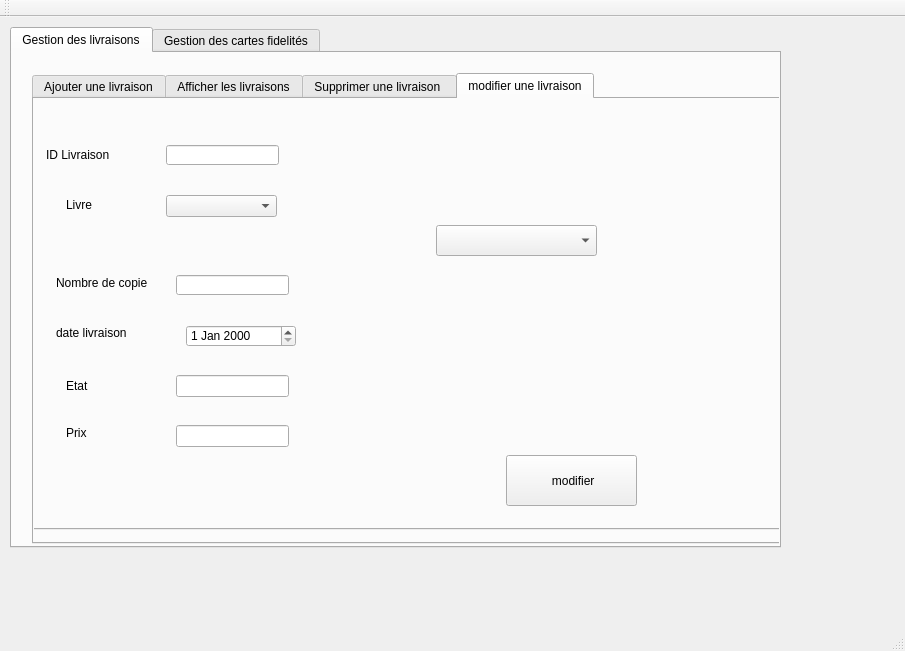
<?xml version="1.0" encoding="UTF-8"?>
<ui version="4.0">
 <class>MainWindow</class>
 <widget class="QMainWindow" name="MainWindow">
  <property name="geometry">
   <rect>
    <x>0</x>
    <y>0</y>
    <width>905</width>
    <height>651</height>
   </rect>
  </property>
  <property name="windowTitle">
   <string>EZdoc</string>
  </property>
  <property name="styleSheet">
   <string notr="true"/>
  </property>
  <widget class="QWidget" name="centralWidget">
   <widget class="QTabWidget" name="tabWidget_2">
    <property name="geometry">
     <rect>
      <x>10</x>
      <y>10</y>
      <width>771</width>
      <height>521</height>
     </rect>
    </property>
    <property name="styleSheet">
     <string notr="true"/>
    </property>
    <property name="currentIndex">
     <number>0</number>
    </property>
    <widget class="QWidget" name="tab_4">
     <attribute name="title">
      <string>Gestion des livraisons</string>
     </attribute>
     <widget class="QTabWidget" name="tabWidget">
      <property name="geometry">
       <rect>
        <x>20</x>
        <y>20</y>
        <width>761</width>
        <height>471</height>
       </rect>
      </property>
      <property name="styleSheet">
       <string notr="true"/>
      </property>
      <property name="currentIndex">
       <number>3</number>
      </property>
      <widget class="QWidget" name="tab">
       <attribute name="title">
        <string>Ajouter une livraison</string>
       </attribute>
       <widget class="QWidget" name="layoutWidget">
        <property name="geometry">
         <rect>
          <x>10</x>
          <y>50</y>
          <width>721</width>
          <height>371</height>
         </rect>
        </property>
        <layout class="QVBoxLayout" name="verticalLayout_3">
         <item>
          <layout class="QHBoxLayout" name="horizontalLayout_9">
           <item>
            <widget class="QLabel" name="label">
             <property name="text">
              <string>        ID Livraison         </string>
             </property>
            </widget>
           </item>
           <item>
            <widget class="QLineEdit" name="id_edit"/>
           </item>
          </layout>
         </item>
         <item>
          <layout class="QHBoxLayout" name="horizontalLayout_10">
           <item>
            <widget class="QLabel" name="label_5">
             <property name="text">
              <string>                                                      Livre</string>
             </property>
            </widget>
           </item>
           <item>
            <widget class="QComboBox" name="id_combobox"/>
           </item>
          </layout>
         </item>
         <item>
          <layout class="QHBoxLayout" name="horizontalLayout_11">
           <item>
            <widget class="QLabel" name="label_2">
             <property name="text">
              <string>      Nombre de livre     </string>
             </property>
            </widget>
           </item>
           <item>
            <widget class="QLineEdit" name="nombre_copie"/>
           </item>
          </layout>
         </item>
         <item>
          <layout class="QHBoxLayout" name="horizontalLayout_12">
           <item>
            <widget class="QLabel" name="label_3">
             <property name="text">
              <string>                                                date_livraison</string>
             </property>
            </widget>
           </item>
           <item alignment="Qt::AlignLeft">
            <widget class="QDateEdit" name="date_livraison_e"/>
           </item>
          </layout>
         </item>
         <item>
          <layout class="QHBoxLayout" name="horizontalLayout_13">
           <item>
            <widget class="QLabel" name="label_24">
             <property name="text">
              <string>             Etat              </string>
             </property>
            </widget>
           </item>
           <item>
            <widget class="QLineEdit" name="etat_e"/>
           </item>
          </layout>
         </item>
         <item>
          <layout class="QHBoxLayout" name="horizontalLayout_14">
           <item>
            <widget class="QLabel" name="label_25">
             <property name="text">
              <string>     Prix commande    </string>
             </property>
            </widget>
           </item>
           <item>
            <widget class="QLineEdit" name="prix_ajout"/>
           </item>
          </layout>
         </item>
         <item>
          <widget class="QPushButton" name="pb_ajouter">
           <property name="text">
            <string>Ajouter</string>
           </property>
          </widget>
         </item>
        </layout>
       </widget>
      </widget>
      <widget class="QWidget" name="tab_2">
       <attribute name="title">
        <string>Afficher les livraisons</string>
       </attribute>
       <widget class="QTableView" name="tab_livraison">
        <property name="geometry">
         <rect>
          <x>20</x>
          <y>40</y>
          <width>701</width>
          <height>391</height>
         </rect>
        </property>
       </widget>
       <widget class="QLineEdit" name="lineEdit_16">
        <property name="geometry">
         <rect>
          <x>20</x>
          <y>10</y>
          <width>113</width>
          <height>20</height>
         </rect>
        </property>
        <property name="text">
         <string/>
        </property>
       </widget>
       <widget class="QCheckBox" name="checkBox">
        <property name="geometry">
         <rect>
          <x>150</x>
          <y>10</y>
          <width>161</width>
          <height>17</height>
         </rect>
        </property>
        <property name="minimumSize">
         <size>
          <width>161</width>
          <height>17</height>
         </size>
        </property>
        <property name="autoFillBackground">
         <bool>false</bool>
        </property>
        <property name="styleSheet">
         <string notr="true">background-color: qlineargradient(spread:pad, x1:0, y1:0, x2:1, y2:0, stop:0 rgba(255, 178, 102, 255), stop:0.55 rgba(235, 148, 61, 255), stop:0.98 rgba(0, 0, 0, 255), stop:1 rgba(0, 0, 0, 0));</string>
        </property>
        <property name="text">
         <string>tri par etat</string>
        </property>
       </widget>
      </widget>
      <widget class="QWidget" name="tab_3">
       <attribute name="title">
        <string>Supprimer une livraison </string>
       </attribute>
       <widget class="QLabel" name="label_4">
        <property name="geometry">
         <rect>
          <x>20</x>
          <y>30</y>
          <width>141</width>
          <height>61</height>
         </rect>
        </property>
        <property name="font">
         <font>
          <pointsize>16</pointsize>
          <weight>75</weight>
          <bold>true</bold>
          <underline>true</underline>
         </font>
        </property>
        <property name="text">
         <string>&lt;html&gt;&lt;head/&gt;&lt;body&gt;&lt;p align=&quot;center&quot;&gt;&lt;span style=&quot; color:#0000;&quot;&gt;ID&lt;/span&gt;&lt;/p&gt;&lt;/body&gt;&lt;/html&gt;</string>
        </property>
       </widget>
       <widget class="QPushButton" name="pb_supprimer">
        <property name="geometry">
         <rect>
          <x>240</x>
          <y>150</y>
          <width>171</width>
          <height>61</height>
         </rect>
        </property>
        <property name="text">
         <string>Supprimer</string>
        </property>
       </widget>
       <widget class="QComboBox" name="comboBox_3">
        <property name="geometry">
         <rect>
          <x>180</x>
          <y>50</y>
          <width>201</width>
          <height>31</height>
         </rect>
        </property>
       </widget>
       <widget class="QLineEdit" name="sup_ref">
        <property name="enabled">
         <bool>false</bool>
        </property>
        <property name="geometry">
         <rect>
          <x>430</x>
          <y>50</y>
          <width>71</width>
          <height>20</height>
         </rect>
        </property>
       </widget>
      </widget>
      <widget class="QWidget" name="tab_9">
       <attribute name="title">
        <string>modifier une livraison</string>
       </attribute>
       <widget class="QPushButton" name="pushButton">
        <property name="geometry">
         <rect>
          <x>520</x>
          <y>320</y>
          <width>131</width>
          <height>51</height>
         </rect>
        </property>
        <property name="font">
         <font/>
        </property>
        <property name="text">
         <string> modifier</string>
        </property>
       </widget>
       <widget class="QComboBox" name="comboBox_2">
        <property name="geometry">
         <rect>
          <x>110</x>
          <y>60</y>
          <width>191</width>
          <height>31</height>
         </rect>
        </property>
       </widget>
       <widget class="QLineEdit" name="prix_2">
        <property name="geometry">
         <rect>
          <x>470</x>
          <y>450</y>
          <width>113</width>
          <height>22</height>
         </rect>
        </property>
       </widget>
       <widget class="QDateEdit" name="date_livraison_e_2">
        <property name="geometry">
         <rect>
          <x>160</x>
          <y>180</y>
          <width>110</width>
          <height>22</height>
         </rect>
        </property>
       </widget>
       <widget class="QLineEdit" name="etat_e_2">
        <property name="geometry">
         <rect>
          <x>150</x>
          <y>290</y>
          <width>113</width>
          <height>22</height>
         </rect>
        </property>
       </widget>
       <widget class="QLabel" name="label_12">
        <property name="geometry">
         <rect>
          <x>50</x>
          <y>180</y>
          <width>111</width>
          <height>16</height>
         </rect>
        </property>
        <property name="text">
         <string>date_livraison</string>
        </property>
       </widget>
       <widget class="QLineEdit" name="nombre_copie_2">
        <property name="geometry">
         <rect>
          <x>160</x>
          <y>240</y>
          <width>113</width>
          <height>20</height>
         </rect>
        </property>
       </widget>
       <widget class="QLabel" name="label_27">
        <property name="geometry">
         <rect>
          <x>40</x>
          <y>285</y>
          <width>55</width>
          <height>31</height>
         </rect>
        </property>
        <property name="text">
         <string>ETAT </string>
        </property>
       </widget>
       <widget class="QLabel" name="label_28">
        <property name="geometry">
         <rect>
          <x>20</x>
          <y>120</y>
          <width>91</width>
          <height>20</height>
         </rect>
        </property>
        <property name="text">
         <string>LIVRE</string>
        </property>
       </widget>
       <widget class="QLabel" name="label_29">
        <property name="geometry">
         <rect>
          <x>50</x>
          <y>240</y>
          <width>91</width>
          <height>16</height>
         </rect>
        </property>
        <property name="text">
         <string>NOMBRE_COPIE</string>
        </property>
       </widget>
       <widget class="QComboBox" name="id_combobox_2">
        <property name="geometry">
         <rect>
          <x>120</x>
          <y>120</y>
          <width>69</width>
          <height>22</height>
         </rect>
        </property>
       </widget>
       <widget class="QLabel" name="label_30">
        <property name="geometry">
         <rect>
          <x>360</x>
          <y>450</y>
          <width>55</width>
          <height>16</height>
         </rect>
        </property>
        <property name="text">
         <string>prix :</string>
        </property>
       </widget>
       <widget class="QLabel" name="label_11">
        <property name="geometry">
         <rect>
          <x>20</x>
          <y>60</y>
          <width>81</width>
          <height>20</height>
         </rect>
        </property>
        <property name="text">
         <string>ID Livraison</string>
        </property>
       </widget>
       <widget class="QTabWidget" name="tabWidget_4">
        <property name="geometry">
         <rect>
          <x>-10</x>
          <y>-40</y>
          <width>761</width>
          <height>471</height>
         </rect>
        </property>
        <property name="styleSheet">
         <string notr="true"/>
        </property>
        <property name="currentIndex">
         <number>3</number>
        </property>
        <widget class="QWidget" name="tab_11">
         <attribute name="title">
          <string>Ajouter une livraison</string>
         </attribute>
         <widget class="QLabel" name="label_13">
          <property name="geometry">
           <rect>
            <x>20</x>
            <y>50</y>
            <width>81</width>
            <height>20</height>
           </rect>
          </property>
          <property name="text">
           <string>ID Livraison</string>
          </property>
         </widget>
         <widget class="QLabel" name="label_14">
          <property name="geometry">
           <rect>
            <x>10</x>
            <y>180</y>
            <width>91</width>
            <height>16</height>
           </rect>
          </property>
          <property name="text">
           <string>Nombre de livre</string>
          </property>
         </widget>
         <widget class="QLabel" name="label_17">
          <property name="geometry">
           <rect>
            <x>10</x>
            <y>240</y>
            <width>111</width>
            <height>16</height>
           </rect>
          </property>
          <property name="text">
           <string>date_livraison</string>
          </property>
         </widget>
         <widget class="QLineEdit" name="id_edit_2">
          <property name="geometry">
           <rect>
            <x>120</x>
            <y>50</y>
            <width>113</width>
            <height>20</height>
           </rect>
          </property>
         </widget>
         <widget class="QLineEdit" name="nombre_copie_3">
          <property name="geometry">
           <rect>
            <x>120</x>
            <y>180</y>
            <width>113</width>
            <height>20</height>
           </rect>
          </property>
         </widget>
         <widget class="QPushButton" name="pb_ajouter_3">
          <property name="geometry">
           <rect>
            <x>500</x>
            <y>320</y>
            <width>75</width>
            <height>23</height>
           </rect>
          </property>
          <property name="text">
           <string>Ajouter</string>
          </property>
         </widget>
         <widget class="QLabel" name="label_26">
          <property name="geometry">
           <rect>
            <x>20</x>
            <y>110</y>
            <width>81</width>
            <height>20</height>
           </rect>
          </property>
          <property name="text">
           <string>Livre</string>
          </property>
         </widget>
         <widget class="QComboBox" name="id_combobox_3">
          <property name="geometry">
           <rect>
            <x>120</x>
            <y>110</y>
            <width>111</width>
            <height>22</height>
           </rect>
          </property>
         </widget>
         <widget class="QDateEdit" name="date_livraison_e_3">
          <property name="geometry">
           <rect>
            <x>130</x>
            <y>240</y>
            <width>110</width>
            <height>22</height>
           </rect>
          </property>
         </widget>
         <widget class="QLineEdit" name="etat_e_3">
          <property name="geometry">
           <rect>
            <x>130</x>
            <y>310</y>
            <width>113</width>
            <height>22</height>
           </rect>
          </property>
         </widget>
         <widget class="QLabel" name="label_31">
          <property name="geometry">
           <rect>
            <x>30</x>
            <y>300</y>
            <width>55</width>
            <height>31</height>
           </rect>
          </property>
          <property name="text">
           <string>Etat </string>
          </property>
         </widget>
         <widget class="QLineEdit" name="prix_3">
          <property name="geometry">
           <rect>
            <x>130</x>
            <y>360</y>
            <width>113</width>
            <height>22</height>
           </rect>
          </property>
         </widget>
         <widget class="QLabel" name="label_32">
          <property name="geometry">
           <rect>
            <x>20</x>
            <y>360</y>
            <width>101</width>
            <height>16</height>
           </rect>
          </property>
          <property name="text">
           <string>Prix commande</string>
          </property>
         </widget>
        </widget>
        <widget class="QWidget" name="tab_12">
         <attribute name="title">
          <string>Afficher les livraisons</string>
         </attribute>
         <widget class="QTableView" name="tab_livraison_2">
          <property name="geometry">
           <rect>
            <x>20</x>
            <y>40</y>
            <width>701</width>
            <height>391</height>
           </rect>
          </property>
         </widget>
         <widget class="QLineEdit" name="lineEdit_21">
          <property name="geometry">
           <rect>
            <x>20</x>
            <y>10</y>
            <width>113</width>
            <height>20</height>
           </rect>
          </property>
          <property name="text">
           <string/>
          </property>
         </widget>
         <widget class="QCheckBox" name="checkBox_2">
          <property name="geometry">
           <rect>
            <x>150</x>
            <y>10</y>
            <width>161</width>
            <height>17</height>
           </rect>
          </property>
          <property name="minimumSize">
           <size>
            <width>161</width>
            <height>17</height>
           </size>
          </property>
          <property name="autoFillBackground">
           <bool>false</bool>
          </property>
          <property name="styleSheet">
           <string notr="true">background-color: qlineargradient(spread:pad, x1:0, y1:0, x2:1, y2:0, stop:0 rgba(255, 178, 102, 255), stop:0.55 rgba(235, 148, 61, 255), stop:0.98 rgba(0, 0, 0, 255), stop:1 rgba(0, 0, 0, 0));</string>
          </property>
          <property name="text">
           <string>tri par etat</string>
          </property>
         </widget>
        </widget>
        <widget class="QWidget" name="tab_13">
         <attribute name="title">
          <string>Supprimer une livraison </string>
         </attribute>
         <widget class="QLabel" name="label_33">
          <property name="geometry">
           <rect>
            <x>20</x>
            <y>30</y>
            <width>141</width>
            <height>61</height>
           </rect>
          </property>
          <property name="font">
           <font>
            <pointsize>16</pointsize>
            <weight>75</weight>
            <bold>true</bold>
            <underline>true</underline>
           </font>
          </property>
          <property name="text">
           <string>&lt;html&gt;&lt;head/&gt;&lt;body&gt;&lt;p align=&quot;center&quot;&gt;&lt;span style=&quot; color:#0000;&quot;&gt;ID&lt;/span&gt;&lt;/p&gt;&lt;/body&gt;&lt;/html&gt;</string>
          </property>
         </widget>
         <widget class="QPushButton" name="pb_supprimer_3">
          <property name="geometry">
           <rect>
            <x>240</x>
            <y>150</y>
            <width>171</width>
            <height>61</height>
           </rect>
          </property>
          <property name="text">
           <string>Supprimer</string>
          </property>
         </widget>
         <widget class="QComboBox" name="comboBox_5">
          <property name="geometry">
           <rect>
            <x>180</x>
            <y>50</y>
            <width>201</width>
            <height>31</height>
           </rect>
          </property>
         </widget>
         <widget class="QLineEdit" name="sup_ref_2">
          <property name="enabled">
           <bool>false</bool>
          </property>
          <property name="geometry">
           <rect>
            <x>430</x>
            <y>50</y>
            <width>71</width>
            <height>20</height>
           </rect>
          </property>
         </widget>
        </widget>
        <widget class="QWidget" name="tab_14">
         <attribute name="title">
          <string>modifier une livraison</string>
         </attribute>
         <widget class="QPushButton" name="pushButton_3">
          <property name="geometry">
           <rect>
            <x>480</x>
            <y>370</y>
            <width>131</width>
            <height>51</height>
           </rect>
          </property>
          <property name="font">
           <font/>
          </property>
          <property name="text">
           <string> modifier</string>
          </property>
         </widget>
         <widget class="QComboBox" name="comboBox_6">
          <property name="geometry">
           <rect>
            <x>410</x>
            <y>140</y>
            <width>161</width>
            <height>31</height>
           </rect>
          </property>
         </widget>
         <widget class="QLineEdit" name="prix_4">
          <property name="geometry">
           <rect>
            <x>470</x>
            <y>450</y>
            <width>113</width>
            <height>22</height>
           </rect>
          </property>
         </widget>
         <widget class="QDateEdit" name="date_livraison_e_4">
          <property name="geometry">
           <rect>
            <x>160</x>
            <y>240</y>
            <width>110</width>
            <height>22</height>
           </rect>
          </property>
         </widget>
         <widget class="QLineEdit" name="etat_e_4">
          <property name="geometry">
           <rect>
            <x>150</x>
            <y>290</y>
            <width>113</width>
            <height>22</height>
           </rect>
          </property>
         </widget>
         <widget class="QLabel" name="label_34">
          <property name="geometry">
           <rect>
            <x>30</x>
            <y>240</y>
            <width>111</width>
            <height>16</height>
           </rect>
          </property>
          <property name="text">
           <string>date livraison</string>
          </property>
         </widget>
         <widget class="QLineEdit" name="nombre_copie_4">
          <property name="geometry">
           <rect>
            <x>150</x>
            <y>190</y>
            <width>113</width>
            <height>20</height>
           </rect>
          </property>
         </widget>
         <widget class="QLabel" name="label_35">
          <property name="geometry">
           <rect>
            <x>40</x>
            <y>285</y>
            <width>55</width>
            <height>31</height>
           </rect>
          </property>
          <property name="text">
           <string>Etat </string>
          </property>
         </widget>
         <widget class="QLabel" name="label_36">
          <property name="geometry">
           <rect>
            <x>40</x>
            <y>110</y>
            <width>91</width>
            <height>20</height>
           </rect>
          </property>
          <property name="text">
           <string>Livre</string>
          </property>
         </widget>
         <widget class="QLabel" name="label_37">
          <property name="geometry">
           <rect>
            <x>30</x>
            <y>190</y>
            <width>91</width>
            <height>16</height>
           </rect>
          </property>
          <property name="text">
           <string>Nombre de copie</string>
          </property>
         </widget>
         <widget class="QComboBox" name="id_combobox_4">
          <property name="geometry">
           <rect>
            <x>140</x>
            <y>110</y>
            <width>111</width>
            <height>22</height>
           </rect>
          </property>
         </widget>
         <widget class="QLabel" name="label_38">
          <property name="geometry">
           <rect>
            <x>360</x>
            <y>450</y>
            <width>55</width>
            <height>16</height>
           </rect>
          </property>
          <property name="text">
           <string>prix :</string>
          </property>
         </widget>
         <widget class="QLabel" name="label_39">
          <property name="geometry">
           <rect>
            <x>20</x>
            <y>60</y>
            <width>81</width>
            <height>20</height>
           </rect>
          </property>
          <property name="text">
           <string>ID Livraison</string>
          </property>
         </widget>
         <widget class="QLabel" name="label_15">
          <property name="geometry">
           <rect>
            <x>40</x>
            <y>340</y>
            <width>55</width>
            <height>16</height>
           </rect>
          </property>
          <property name="text">
           <string>Prix</string>
          </property>
         </widget>
         <widget class="QLineEdit" name="prix_line">
          <property name="geometry">
           <rect>
            <x>150</x>
            <y>340</y>
            <width>113</width>
            <height>22</height>
           </rect>
          </property>
         </widget>
         <widget class="QLineEdit" name="id77">
          <property name="geometry">
           <rect>
            <x>140</x>
            <y>60</y>
            <width>113</width>
            <height>20</height>
           </rect>
          </property>
         </widget>
        </widget>
       </widget>
      </widget>
     </widget>
    </widget>
    <widget class="QWidget" name="tab_5">
     <attribute name="title">
      <string>Gestion des cartes fidelités</string>
     </attribute>
     <widget class="QTabWidget" name="tabWidget_3">
      <property name="geometry">
       <rect>
        <x>-10</x>
        <y>0</y>
        <width>771</width>
        <height>491</height>
       </rect>
      </property>
      <property name="styleSheet">
       <string notr="true"/>
      </property>
      <property name="currentIndex">
       <number>1</number>
      </property>
      <widget class="QWidget" name="tab_6">
       <attribute name="title">
        <string>ajouter Carte Fidélité</string>
       </attribute>
       <widget class="QWidget" name="layoutWidget">
        <property name="geometry">
         <rect>
          <x>10</x>
          <y>30</y>
          <width>741</width>
          <height>421</height>
         </rect>
        </property>
        <layout class="QVBoxLayout" name="verticalLayout">
         <item>
          <layout class="QHBoxLayout" name="horizontalLayout">
           <item>
            <widget class="QLabel" name="label_6">
             <property name="text">
              <string>     ID Carte Fidelité     </string>
             </property>
            </widget>
           </item>
           <item>
            <widget class="QLineEdit" name="ajouter_id_carte_fidelite"/>
           </item>
          </layout>
         </item>
         <item>
          <layout class="QHBoxLayout" name="horizontalLayout_2">
           <item>
            <widget class="QLabel" name="label_7">
             <property name="text">
              <string>      Nombre points      </string>
             </property>
            </widget>
           </item>
           <item>
            <widget class="QLineEdit" name="ajouter_nombre_de_points"/>
           </item>
          </layout>
         </item>
         <item>
          <layout class="QHBoxLayout" name="horizontalLayout_3">
           <item>
            <widget class="QLabel" name="label_8">
             <property name="text">
              <string> Pourcentage Reduction</string>
             </property>
            </widget>
           </item>
           <item>
            <widget class="QLineEdit" name="ajouter_pourcentage"/>
           </item>
          </layout>
         </item>
         <item>
          <layout class="QHBoxLayout" name="horizontalLayout_4">
           <item>
            <widget class="QLabel" name="label_19">
             <property name="text">
              <string>          Historique          </string>
             </property>
            </widget>
           </item>
           <item>
            <widget class="QLineEdit" name="ajouter_historique"/>
           </item>
          </layout>
         </item>
         <item>
          <widget class="QPushButton" name="pb_ajouter_2">
           <property name="text">
            <string>Ajouter</string>
           </property>
          </widget>
         </item>
        </layout>
       </widget>
      </widget>
      <widget class="QWidget" name="tab_7">
       <attribute name="title">
        <string>Afficher les Cartes Fidelié</string>
       </attribute>
       <widget class="QTableView" name="tabcarte">
        <property name="geometry">
         <rect>
          <x>10</x>
          <y>50</y>
          <width>761</width>
          <height>401</height>
         </rect>
        </property>
       </widget>
       <widget class="QLineEdit" name="lineEdit_20">
        <property name="geometry">
         <rect>
          <x>30</x>
          <y>20</y>
          <width>113</width>
          <height>20</height>
         </rect>
        </property>
       </widget>
       <widget class="QPushButton" name="pushButton_4">
        <property name="geometry">
         <rect>
          <x>280</x>
          <y>20</y>
          <width>93</width>
          <height>28</height>
         </rect>
        </property>
        <property name="text">
         <string>imprimer</string>
        </property>
       </widget>
      </widget>
      <widget class="QWidget" name="tab_8">
       <attribute name="title">
        <string>Supprimer une Carte Fidelité</string>
       </attribute>
       <widget class="QLabel" name="label_10">
        <property name="geometry">
         <rect>
          <x>20</x>
          <y>30</y>
          <width>91</width>
          <height>16</height>
         </rect>
        </property>
        <property name="text">
         <string>Id Carte Fidelié</string>
        </property>
       </widget>
       <widget class="QPushButton" name="pb_supprimer_2">
        <property name="geometry">
         <rect>
          <x>240</x>
          <y>140</y>
          <width>75</width>
          <height>23</height>
         </rect>
        </property>
        <property name="text">
         <string>Supprimer</string>
        </property>
       </widget>
       <widget class="QComboBox" name="comboBox_4">
        <property name="geometry">
         <rect>
          <x>210</x>
          <y>30</y>
          <width>69</width>
          <height>22</height>
         </rect>
        </property>
       </widget>
       <widget class="QLineEdit" name="lineEdit_12">
        <property name="enabled">
         <bool>false</bool>
        </property>
        <property name="geometry">
         <rect>
          <x>330</x>
          <y>30</y>
          <width>113</width>
          <height>20</height>
         </rect>
        </property>
       </widget>
      </widget>
      <widget class="QWidget" name="tab_10">
       <attribute name="title">
        <string>modifier une Carte Fidlité</string>
       </attribute>
       <layout class="QVBoxLayout" name="verticalLayout_2">
        <item>
         <layout class="QHBoxLayout" name="horizontalLayout_5">
          <item>
           <widget class="QLabel" name="label_9">
            <property name="text">
             <string>                                         Id Carte Fidelite</string>
            </property>
           </widget>
          </item>
          <item alignment="Qt::AlignLeft">
           <widget class="QComboBox" name="comboBox">
            <property name="maximumSize">
             <size>
              <width>355</width>
              <height>16777215</height>
             </size>
            </property>
           </widget>
          </item>
         </layout>
        </item>
        <item>
         <layout class="QHBoxLayout" name="horizontalLayout_6">
          <item>
           <widget class="QLabel" name="label_16">
            <property name="text">
             <string>       Nombre points        </string>
            </property>
           </widget>
          </item>
          <item>
           <widget class="QLineEdit" name="modifier_nbre_points"/>
          </item>
         </layout>
        </item>
        <item>
         <layout class="QHBoxLayout" name="horizontalLayout_8">
          <item>
           <widget class="QLabel" name="label_41">
            <property name="text">
             <string>  Pourcentage Reduction  </string>
            </property>
           </widget>
          </item>
          <item>
           <widget class="QLineEdit" name="modifier_pourcentage_reduction"/>
          </item>
         </layout>
        </item>
        <item>
         <layout class="QHBoxLayout" name="horizontalLayout_7">
          <item>
           <widget class="QLabel" name="label_40">
            <property name="text">
             <string>            Historique          </string>
            </property>
           </widget>
          </item>
          <item>
           <widget class="QTextEdit" name="modifier_historique"/>
          </item>
         </layout>
        </item>
        <item>
         <widget class="QPushButton" name="pushButton_2">
          <property name="text">
           <string>modifier</string>
          </property>
         </widget>
        </item>
       </layout>
      </widget>
     </widget>
    </widget>
   </widget>
   <widget class="QLabel" name="label_photo">
    <property name="geometry">
     <rect>
      <x>0</x>
      <y>0</y>
      <width>1067</width>
      <height>1080</height>
     </rect>
    </property>
    <property name="text">
     <string/>
    </property>
    <property name="pixmap">
     <pixmap>../multimedia/biblio.png</pixmap>
    </property>
   </widget>
   <zorder>label_photo</zorder>
   <zorder>tabWidget_2</zorder>
  </widget>
  <widget class="QMenuBar" name="menuBar">
   <property name="geometry">
    <rect>
     <x>0</x>
     <y>0</y>
     <width>905</width>
     <height>26</height>
    </rect>
   </property>
  </widget>
  <widget class="QToolBar" name="mainToolBar">
   <attribute name="toolBarArea">
    <enum>TopToolBarArea</enum>
   </attribute>
   <attribute name="toolBarBreak">
    <bool>false</bool>
   </attribute>
  </widget>
  <widget class="QStatusBar" name="statusBar"/>
 </widget>
 <layoutdefault spacing="6" margin="11"/>
 <resources/>
 <connections/>
</ui>
